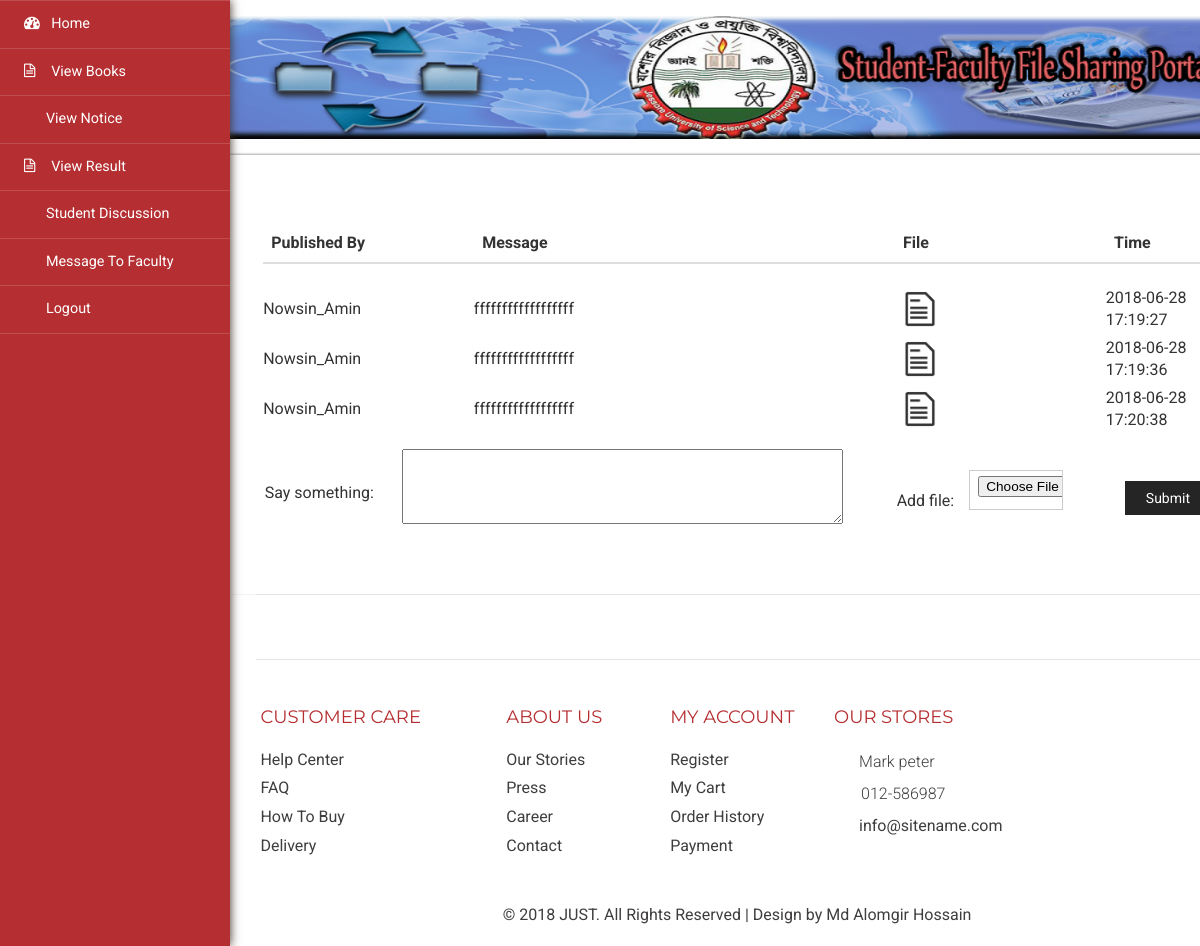
The page /student/discussion.php (signed in) on the database its author committed.
### tables this page shows
CREATE TABLE `tbl_sdiscussion` (
  `id` int(11) NOT NULL,
  `messageby` varchar(100) NOT NULL,
  `Message` text NOT NULL,
  `File` varchar(255) NOT NULL,
  `pub_date` timestamp NOT NULL DEFAULT CURRENT_TIMESTAMP ON UPDATE CURRENT_TIMESTAMP
);

### student/lib/Database.php (called while the page is built, shortened)
<?php
Class Database{
	public $host   = DB_HOST;
	public $user   = DB_USER;
	public $pass   = DB_PASS;
	public $dbname = DB_NAME;
	public $link;
	private function connectDB(){
	$this->link = new mysqli($this->host, $this->user, $this->pass, $this->dbname);
 }
	public function select($query){
		$result = $this->link->query($query) or die($this->link->error.__LINE__);
		if($result->num_rows > 0){
			return $result;
		} else {
			return false;
		}
	}
}

### student/discussion.php (the view, shortened to what this page needs)
<?php include 'inc/header.php';?>
<div class="women_main">
	<div class="grids">
					<div class="panel panel-widget forms-panel">
						<div class="forms">
								<div class="form-three widget-shadow">
			<form class="form-horizontal">
				<div class="form-group">
					<div class="col-sm-12">
						<table class="table" border="0" id="table_fixed">
						    <thead class="thead-dark">
						      <tr>
						        <th style="width: 20%">Published By</th>
						        <th style="width: 40%">Message</th>
						        <th style="width: 20%">File</th>
						        <th style="width: 10%">Time</th>
						      </tr>
						    </thead>
						</table>
						<div id="contain" style="max-height: 300px; overflow-y: scroll;">
						  	<table border="0" id="table_scroll">
						<?php
							$query = "select * from tbl_sdiscussion";
							$result = $db->select($query);
							if($result != false){
								while($data = $result->fetch_assoc()){
						?>
						  		<tr>
						  			<td style="width: 20%"><?php echo $data['messageby'];?></td>
						  			<td style="width: 40%"><?php echo $data['Message'];?></td>
						  			<td style="width: 20%">
						  				<?php if ($data['File']) { ?>
						  					<a href="show_discussion.php?id=<?php echo $data['id'];?>" target="_blank"><img src="images/file.png" alt="image" height="50px" width:"50px" /></a>
						  				<?php }else {echo "-----------";} ?>
						  			</td>
						  			<td style="width: 10%"><?php echo $data['pub_date'];?></td>
						  		</tr>
						 <?php } } ?>
							</table>
						</div>
					</div>
				</div>
			</form>
			<form class="form-horizontal" method="POST" action="" enctype="multipart/form-data">
				<div class="form-group">
					<div class="col-sm-12">
						<table>
							<tr style="padding: 5px">
								<td style="width: 20%"><div class="form-group">
										<label for="focusedinput" class="col-sm-10 control-label" style="margin-right: 5px;">Say something:</label>
									</div>
								</td>
								<td style="width: 30%"><div class="form-group">
										<div class="col-sm-8">
											<textarea rows="3" cols="50" name="Message"></textarea>
										</div>
									</div>
								</td>
								<td style="width: 20%">
									<label for="focusedinput" class="col-sm-12 control-label">Add file:</label>
								</td>
								<td style="width: 30%">
									<div class="form-group">
										<div class="col-sm-8">
											<input type="file" class="form-control1" id="focusedinput" name="File">
										</div>
									</div>
								</td>
								<td><button type="submit" class="btn btn-default">Submit</button></td>
							</tr>
						</table>
					</div>
				</div>
			</form>
								</div>
						</div>
					</div>
				</div>
<?php include 'inc/footer.php';?>

### rows shown on the page
tbl_sdiscussion: messageby "Nowsin_Amin", Message "ffffffffffffffffff", pub_date "2018-06-28 17:19:27"
tbl_sdiscussion: messageby "Nowsin_Amin", Message "ffffffffffffffffff", pub_date "2018-06-28 17:19:36"
tbl_sdiscussion: messageby "Nowsin_Amin", Message "ffffffffffffffffff", pub_date "2018-06-28 17:20:38"
